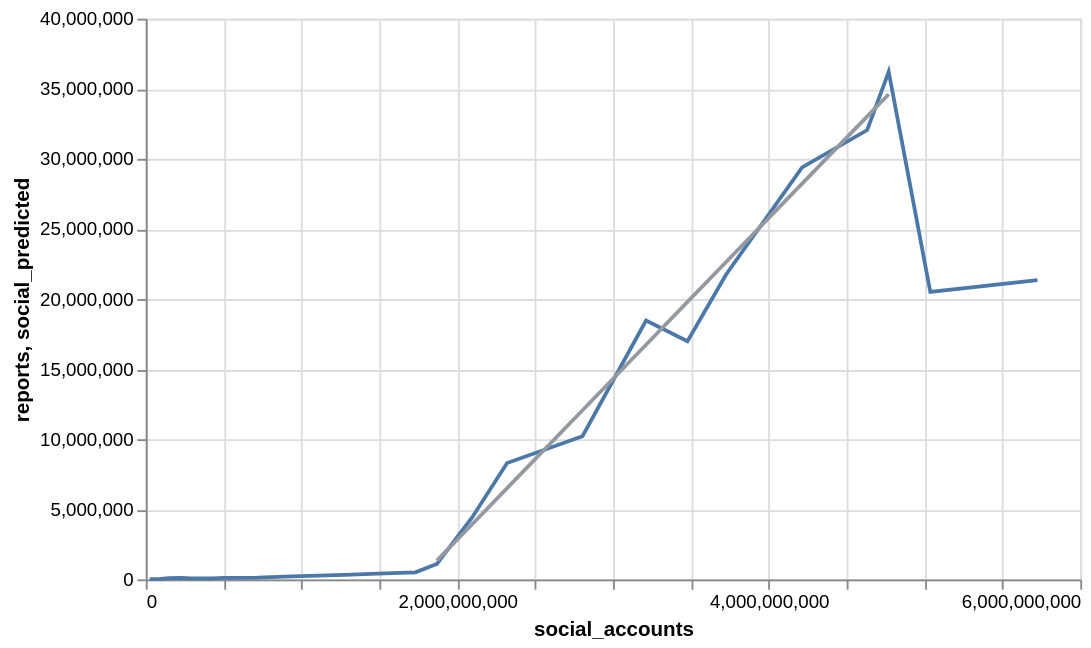

Here is the notebook cell this chart was saved with:
### Markdown cell above
Figure includes:

- Reports per year in millions (upper right, blue)
- Predicted reports in millions based on linear model relating reports to years (upper right, gray)
- Reports per 1,000 social accounts (upper left, red)
- Standard residuals for linear model relating reports to social accounts

### Code cell
base = alt.Chart(reports2)
points = base.encode(
    alt.X("social_accounts:Q"),
    alt.Y("reports:Q"),
)

fig2 = alt.layer(
    points.mark_line(),
    # points.mark_text().encode(alt.Text("year:N")),
    points.mark_line(color=Palette.GRAY).encode(alt.Y("social_predicted:Q"))
).properties(
    width=500
)

fig2

### Figure 1 — Vega-Lite specification as saved in the notebook (floating-point values rounded to 4 significant figures)
{"config": {"view": {"continuousWidth": 300, "continuousHeight": 300}}, "layer": [{"mark": {"type": "line"}, "encoding": {"x": {"field": "social_accounts", "type": "quantitative"}, "y": {"field": "reports", "type": "quantitative"}}}, {"mark": {"type": "line", "color": "#9498a0"}, "encoding": {"x": {"field": "social_accounts", "type": "quantitative"}, "y": {"field": "social_predicted", "type": "quantitative"}}}], "data": {"name": "data-328d4b067a0eb5df1ac0d1c666b2747c"}, "width": 500, "$schema": "https://vega.github.io/schema/vega-lite/v6.4.1.json", "datasets": {"data-328d4b067a0eb5df1ac0d1c666b2747c": [{"year": 2025, "reports": 21351493, "people": 8232000000.0, "internet_users": 6058000000.0, "social_accounts": 5725000000.0, "reports_per_social": 3.73, "social_residuals": null, "social_predicted": null, "year_residuals": null, "year_predicted": null}, {"year": 2024, "reports": 20512803, "people": 8162000000.0, "internet_users": 5517000000.0, "social_accounts": 5037000000.0, "reports_per_social": 4.072, "social_residuals": null, "social_predicted": null, "year_residuals": null, "year_predicted": null}, {"year": 2023, "reports": 36210368, "people": 8092000000.0, "internet_users": 5292000000.0, "social_accounts": 4770000000.0, "reports_per_social": 7.591, "social_residuals": 1.132, "social_predicted": 34610000.0, "year_residuals": 0.4391, "year_predicted": 35570000.0}, {"year": 2022, "reports": 32059029, "people": 8021000000.0, "internet_users": 5110000000.0, "social_accounts": 4632000000.0, "reports_per_social": 6.921, "social_residuals": -0.6701, "social_predicted": 33030000.0, "year_residuals": 0.2679, "year_predicted": 31640000.0}, {"year": 2021, "reports": 29397681, "people": 7954000000.0, "internet_users": 4908000000.0, "social_accounts": 4214000000.0, "reports_per_social": 6.976, "social_residuals": 0.7523, "social_predicted": 28240000.0, "year_residuals": 1.025, "year_predicted": 27710000.0}, {"year": 2020, "reports": 21751085, "people": 7887000000.0, "internet_users": 4622000000.0, "social_accounts": 3726000000.0, "reports_per_social": 5.838, "social_residuals": -0.5531, "social_predicted": 22640000.0, "year_residuals": -1.198, "year_predicted": 23780000.0}, {"year": 2019, "reports": 16987361, "people": 7811000000.0, "internet_users": 4132000000.0, "social_accounts": 3478000000.0, "reports_per_social": 4.884, "social_residuals": -1.734, "social_predicted": 19790000.0, "year_residuals": -1.668, "year_predicted": 19850000.0}, {"year": 2018, "reports": 18462422, "people": 7730000000.0, "internet_users": 3749000000.0, "social_accounts": 3212000000.0, "reports_per_social": 5.748, "social_residuals": 1.061, "social_predicted": 16740000.0, "year_residuals": 1.477, "year_predicted": 15920000.0}, {"year": 2017, "reports": 10214753, "people": 7646000000.0, "internet_users": 3456000000.0, "social_accounts": 2804000000.0, "reports_per_social": 3.643, "social_residuals": -1.158, "social_predicted": 12060000.0, "year_residuals": -1.052, "year_predicted": 12000000.0}, {"year": 2016, "reports": 8297923, "people": 7559000000.0, "internet_users": 3235000000.0, "social_accounts": 2320000000.0, "reports_per_social": 3.577, "social_residuals": 1.17, "social_predicted": 6512000.0, "year_residuals": 0.1394, "year_predicted": 8068000.0}, {"year": 2015, "reports": 4403657, "people": 7470000000.0, "internet_users": 2973000000.0, "social_accounts": 2094000000.0, "reports_per_social": 2.103, "social_residuals": 0.3278, "social_predicted": 3919000.0, "year_residuals": 0.1676, "year_predicted": 4140000.0}, {"year": 2014, "reports": 1106071, "people": 7382000000.0, "internet_users": 2761000000.0, "social_accounts": 1869000000.0, "reports_per_social": 0.5918, "social_residuals": -0.1644, "social_predicted": 1339000.0, "year_residuals": 0.6094, "year_predicted": 212000.0}, {"year": 2013, "reports": 505280, "people": 7292000000.0, "internet_users": 2574000000.0, "social_accounts": 1731000000.0, "reports_per_social": 0.2919, "social_residuals": null, "social_predicted": null, "year_residuals": null, "year_predicted": null}, {"year": 2012, "reports": 415650, "people": 7201000000.0, "internet_users": 2398000000.0, "social_accounts": 1489000000.0, "reports_per_social": 0.2791, "social_residuals": null, "social_predicted": null, "year_residuals": null, "year_predicted": null}, {"year": 2011, "reports": 326310, "people": 7111000000.0, "internet_users": 2197000000.0, "social_accounts": 1275000000.0, "reports_per_social": 0.2559, "social_residuals": null, "social_predicted": null, "year_residuals": null, "year_predicted": null}, {"year": 2010, "reports": 223374, "people": 7022000000.0, "internet_users": 1994000000.0, "social_accounts": 937500000.0, "reports_per_social": 0.2383, "social_residuals": null, "social_predicted": null, "year_residuals": null, "year_predicted": null}, {"year": 2009, "reports": 119547, "people": 6933000000.0, "internet_users": 1754000000.0, "social_accounts": 715800000.0, "reports_per_social": 0.167, "social_residuals": null, "social_predicted": null, "year_residuals": null, "year_predicted": null}, {"year": 2008, "reports": 102029, "people": 6844000000.0, "internet_users": 1561000000.0, "social_accounts": 627000000.0, "reports_per_social": 0.1627, "social_residuals": null, "social_predicted": null, "year_residuals": null, "year_predicted": null}, {"year": 2007, "reports": 105261, "people": 6757000000.0, "internet_users": 1365000000.0, "social_accounts": 501500000.0, "reports_per_social": 0.2099, "social_residuals": null, "social_predicted": null, "year_residuals": null, "year_predicted": null}, {"year": 2006, "reports": 76584, "people": 6671000000.0, "internet_users": 1147000000.0, "social_accounts": 431300000.0, "reports_per_social": 0.1776, "social_residuals": null, "social_predicted": null, "year_residuals": null, "year_predicted": null}, {"year": 2005, "reports": 70768, "people": 6587000000.0, "internet_users": 1028000000.0, "social_accounts": 295000000.0, "reports_per_social": 0.2399, "social_residuals": null, "social_predicted": null, "year_residuals": null, "year_predicted": null}, {"year": 2004, "reports": 112017, "people": 6503000000.0, "internet_users": null, "social_accounts": 226800000.0, "reports_per_social": 0.4939, "social_residuals": null, "social_predicted": null, "year_residuals": null, "year_predicted": null}, {"year": 2003, "reports": 81987, "people": 6420000000.0, "internet_users": null, "social_accounts": 150000000.0, "reports_per_social": 0.5466, "social_residuals": null, "social_predicted": null, "year_residuals": null, "year_predicted": null}, {"year": 2002, "reports": 43078, "people": 6338000000.0, "internet_users": null, "social_accounts": 95000000.0, "reports_per_social": 0.4535, "social_residuals": null, "social_predicted": null, "year_residuals": null, "year_predicted": null}, {"year": 2001, "reports": 24442, "people": 6255000000.0, "internet_users": null, "social_accounts": 42000000.0, "reports_per_social": 0.582, "social_residuals": null, "social_predicted": null, "year_residuals": null, "year_predicted": null}, {"year": 2000, "reports": 19245, "people": 6172000000.0, "internet_users": null, "social_accounts": 25000000.0, "reports_per_social": 0.7698, "social_residuals": null, "social_predicted": null, "year_residuals": null, "year_predicted": null}, {"year": 1999, "reports": 9668, "people": 6089000000.0, "internet_users": null, "social_accounts": null, "reports_per_social": null, "social_residuals": null, "social_predicted": null, "year_residuals": null, "year_predicted": null}, {"year": 1998, "reports": 4560, "people": null, "internet_users": null, "social_accounts": null, "reports_per_social": null, "social_residuals": null, "social_predicted": null, "year_residuals": null, "year_predicted": null}]}}
